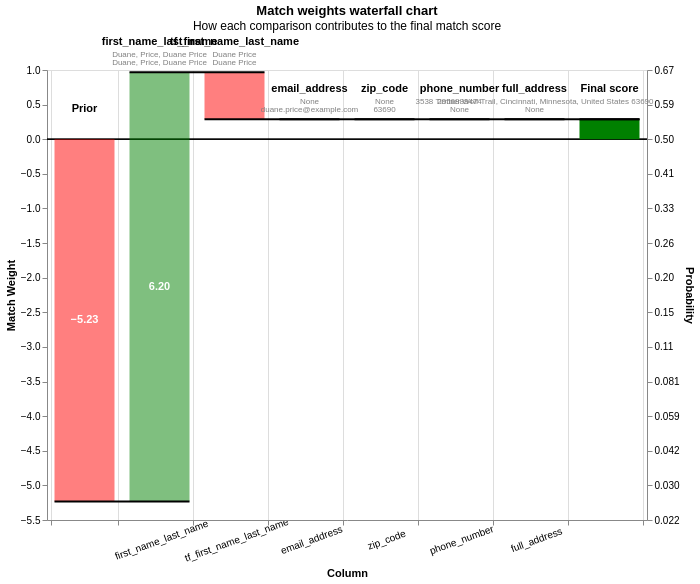

This figure's notebook cell:
### Code cell
records_to_plot = df_e.to_dict(orient="records")
linker.visualisations.waterfall_chart(records_to_plot, filter_nulls=False)

### Figure 1 — Vega-Lite specification as saved in the notebook (floating-point values rounded to 4 significant figures; data arrays with more than 128 entries replaced by an {"elided": "..."} marker saying what was removed)
{"config": {"view": {"continuousWidth": 400, "continuousHeight": 300}}, "layer": [{"layer": [{"mark": "rule", "encoding": {"color": {"value": "black"}, "size": {"value": 0.5}, "y": {"field": "zero", "type": "quantitative"}}}, {"mark": {"type": "bar", "width": 60}, "encoding": {"color": {"condition": {"test": "(datum.log2_bayes_factor < 0)", "value": "red"}, "value": "green"}, "opacity": {"condition": {"test": "datum.column_name == 'Prior match weight' || datum.column_name == 'Final score'", "value": 1}, "value": 0.5}, "tooltip": [{"field": "column_name", "title": "Comparison column", "type": "nominal"}, {"field": "value_l", "title": "Value (L)", "type": "nominal"}, {"field": "value_r", "title": "Value (R)", "type": "nominal"}, {"field": "label_for_charts", "title": "Label", "type": "ordinal"}, {"field": "sql_condition", "title": "SQL condition", "type": "nominal"}, {"field": "comparison_vector_value", "title": "Comparison vector value", "type": "nominal"}, {"field": "bayes_factor", "format": ",.4f", "title": "Bayes factor = m/u", "type": "quantitative"}, {"field": "log2_bayes_factor", "format": ",.4f", "title": "Match weight = log2(m/u)", "type": "quantitative"}, {"field": "prob", "format": ".4f", "title": "Cumulative match probability", "type": "quantitative"}, {"field": "bayes_factor_description", "title": "Match weight description", "type": "nominal"}], "x": {"axis": {"grid": true, "labelAlign": "center", "labelAngle": -20, "labelExpr": "datum.value == 'Prior' || datum.value == 'Final score' ? '' : datum.value", "labelPadding": 10, "tickBand": "extent", "title": "Column"}, "field": "column_name", "sort": {"field": "bar_sort_order", "order": "ascending"}, "type": "nominal"}, "y": {"axis": {"grid": false, "orient": "left", "title": "Match Weight"}, "field": "previous_sum", "type": "quantitative"}, "y2": {"field": "sum"}}}, {"mark": {"type": "text", "fontWeight": "bold"}, "encoding": {"color": {"value": "white"}, "text": {"condition": {"test": "abs(datum.log2_bayes_factor) > 1", "field": "log2_bayes_factor", "format": ".2f", "type": "nominal"}, "value": ""}, "x": {"axis": {"labelAngle": -20, "title": "Column"}, "field": "column_name", "sort": {"field": "bar_sort_order", "order": "ascending"}, "type": "nominal"}, "y": {"axis": {"orient": "left"}, "field": "center", "type": "quantitative"}}}, {"mark": {"type": "text", "baseline": "bottom", "dy": -25, "fontWeight": "bold"}, "encoding": {"color": {"value": "black"}, "text": {"field": "column_name", "type": "nominal"}, "x": {"axis": {"labelAngle": -20, "title": "Column"}, "field": "column_name", "sort": {"field": "bar_sort_order", "order": "ascending"}, "type": "nominal"}, "y": {"field": "sum_top", "type": "quantitative"}}}, {"mark": {"type": "text", "baseline": "bottom", "dy": -13, "fontSize": 8}, "encoding": {"color": {"value": "grey"}, "text": {"field": "value_l", "type": "nominal"}, "x": {"axis": {"labelAngle": -20, "title": "Column"}, "field": "column_name", "sort": {"field": "bar_sort_order", "order": "ascending"}, "type": "nominal"}, "y": {"field": "sum_top", "type": "quantitative"}}}, {"mark": {"type": "text", "baseline": "bottom", "dy": -5, "fontSize": 8}, "encoding": {"color": {"value": "grey"}, "text": {"field": "value_r", "type": "nominal"}, "x": {"axis": {"labelAngle": -20, "title": "Column"}, "field": "column_name", "sort": {"field": "bar_sort_order", "order": "ascending"}, "type": "nominal"}, "y": {"field": "sum_top", "type": "quantitative"}}}]}, {"mark": {"type": "rule", "color": "black", "strokeWidth": 2, "x2Offset": 30, "xOffset": -30}, "encoding": {"x": {"axis": {"labelAngle": -20, "title": "Column"}, "field": "column_name", "sort": {"field": "bar_sort_order", "order": "ascending"}, "type": "nominal"}, "x2": {"field": "lead"}, "y": {"axis": {"labelExpr": "format(1 / (1 + pow(2, -1*datum.value)), '.2r')", "orient": "right", "title": "Probability"}, "field": "sum", "scale": {"zero": false}, "type": "quantitative"}}}], "data": {"name": "data-5b38caf54034026f0531b546cace3aa0"}, "height": 450, "params": [{"name": "record_number", "bind": {"input": "range", "max": 47, "min": 0, "step": 1}, "value": 0}], "resolve": {"axis": {"y": "independent"}}, "title": {"text": "Match weights waterfall chart", "subtitle": "How each comparison contributes to the final match score"}, "transform": [{"filter": "(datum.record_number == record_number)"}, {"window": [{"op": "sum", "field": "log2_bayes_factor", "as": "sum"}, {"op": "lead", "field": "column_name", "as": "lead"}], "frame": [null, 0]}, {"calculate": "datum.column_name === \"Final score\" ? datum.sum - datum.log2_bayes_factor : datum.sum", "as": "sum"}, {"calculate": "datum.lead === null ? datum.column_name : datum.lead", "as": "lead"}, {"calculate": "datum.column_name === \"Final score\" || datum.column_name === \"Prior match weight\" ? 0 : datum.sum - datum.log2_bayes_factor", "as": "previous_sum"}, {"calculate": "datum.sum > datum.previous_sum ? datum.column_name : \"\"", "as": "top_label"}, {"calculate": "datum.sum < datum.previous_sum ? datum.column_name : \"\"", "as": "bottom_label"}, {"calculate": "datum.sum > datum.previous_sum ? datum.sum : datum.previous_sum", "as": "sum_top"}, {"calculate": "datum.sum < datum.previous_sum ? datum.sum : datum.previous_sum", "as": "sum_bottom"}, {"calculate": "(datum.sum + datum.previous_sum) / 2", "as": "center"}, {"calculate": "(datum.log2_bayes_factor > 0 ? \"+\" : \"\") + datum.log2_bayes_factor", "as": "text_log2_bayes_factor"}, {"calculate": "datum.sum < datum.previous_sum ? 4 : -4", "as": "dy"}, {"calculate": "datum.sum < datum.previous_sum ? \"top\" : \"bottom\"", "as": "baseline"}, {"calculate": "1. / (1 + pow(2, -1.*datum.sum))", "as": "prob"}, {"calculate": "0*datum.sum", "as": "zero"}], "width": {"step": 75}, "$schema": "https://vega.github.io/schema/vega-lite/v5.9.3.json", "datasets": {"data-5b38caf54034026f0531b546cace3aa0": {"elided": "384 records"}}}
